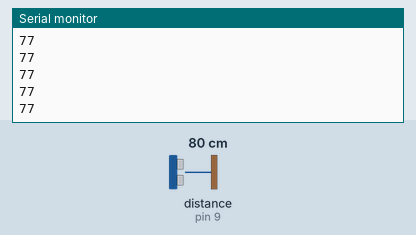
Recording of a sketch running on a simulated Arduino Uno, built with avr-gcc and run on an emulated ATmega328P. Shown: the last lines printed to the serial monitor. Wiring (inferred from the names in the program): ultrasonic range finder: trigger pin 8; echo pin 9. The inputs (shaded band) are chosen by the test bench; at power-on: distance to the obstacle (sensor on pin 9) 80 cm. The echo pulse lasts 58.3 µs per cm.

Above: at 1.2 s.
1.3 s: distance to the obstacle (sensor on pin 9) set to 2 cm
At 2.1 s:
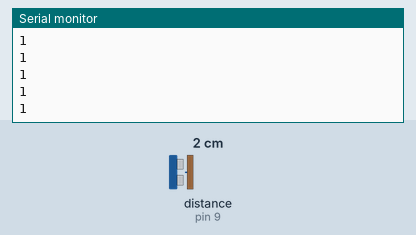
2.8 s: distance to the obstacle (sensor on pin 9) set to 4 cm
At 3.8 s:
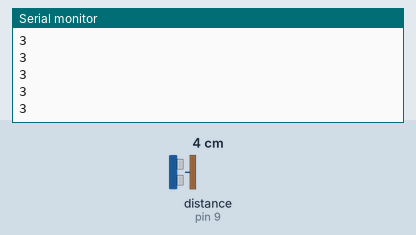
Timing chart, 0 to 5.8 s (numbered marks = the images above; inputs shaded):
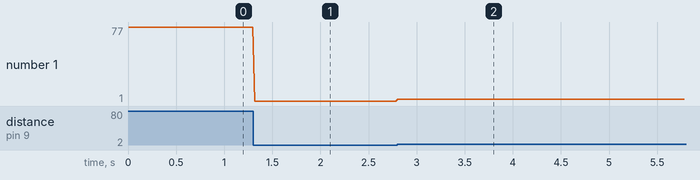

The sketch:

ultrasound_test.ino
```cpp
const int PIN_UTS1_TRIGGER = 8;
const int PIN_UTS1_ECHO = 9;

void setup()
{
  pinMode(PIN_UTS1_TRIGGER, OUTPUT);
  pinMode(PIN_UTS1_ECHO, INPUT);
  Serial.begin(9600);
}

int getDistance() {
  int dt;
  digitalWrite(PIN_UTS1_TRIGGER, LOW);
  delayMicroseconds(2);
  digitalWrite(PIN_UTS1_TRIGGER, HIGH);
  delayMicroseconds(10);
  digitalWrite(PIN_UTS1_TRIGGER, LOW);

  // Maximum distance 200 cm. Speed of sound 334 00 cm/s
  // Timeout after 2 * 200/33400 s = 11976 us
  dt = pulseIn(PIN_UTS1_ECHO, HIGH);

  return dt / 60;

}

void loop() {
  int dist = getDistance();
  Serial.println(dist);
  delay(20);
}
```

Measured:
- after the input at 1.3 s, the serial monitor: prints a new line at once (image 1)
- after the input at 2.8 s, the serial monitor: prints a new line at once (image 2)
- plotted number 1: 77 → 1 after the input at 1.3 s, 1 → 3 after the input at 2.8 s
